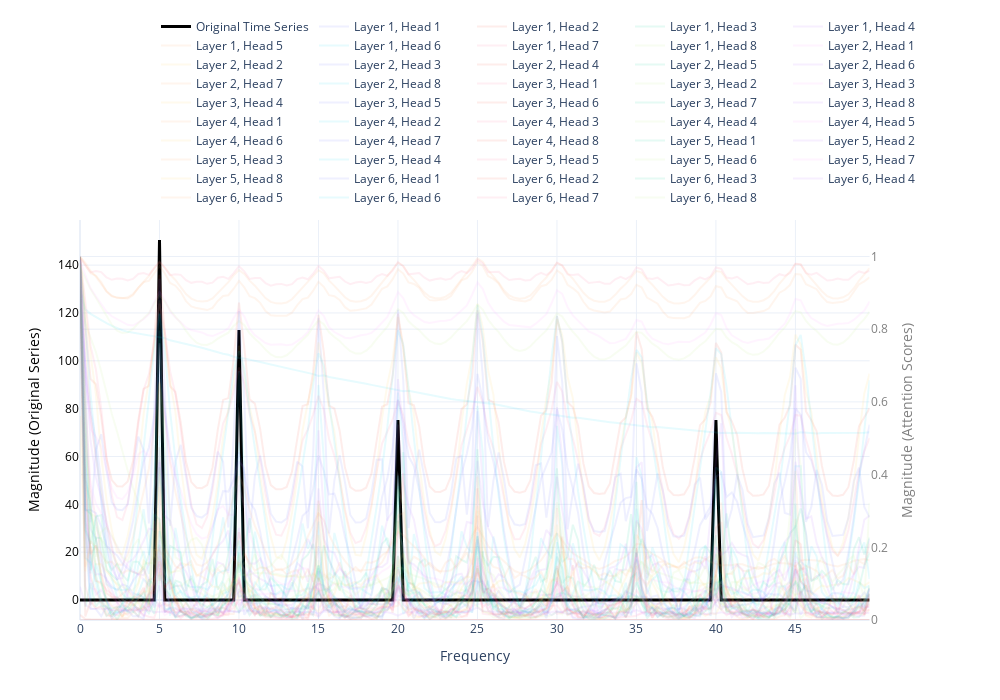
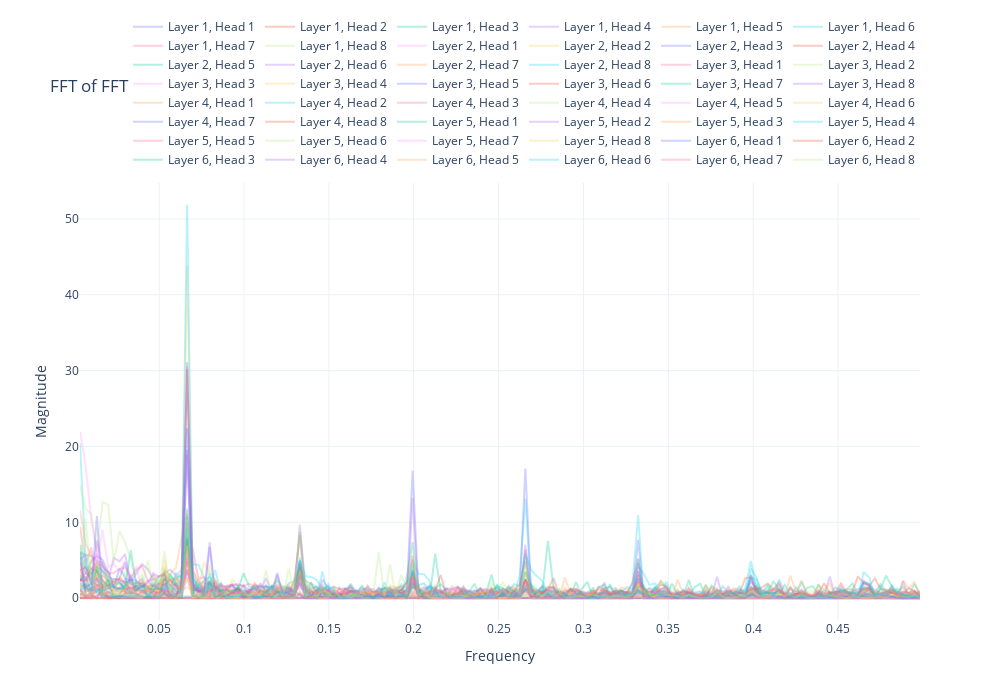

The notebook cell saved with these charts, in order:
### Code cell
# Perform Discrete Fourier Transform on the series data
fft_result = torch.fft.fft(series)
fft_magnitude = torch.abs(fft_result)

# Convert to numpy for plotting
frequencies = np.fft.fftfreq(len(series[0]), d=3/series.shape[1])
fft_magnitude_np = fft_magnitude[0].numpy()

# Create a new figure for plotting all FFTs
fig = go.Figure()

# Add the original series FFT
fig.add_trace(go.Scatter(
    x=frequencies[:len(frequencies)//2],  # Only plot positive frequencies
    y=fft_magnitude_np[:len(fft_magnitude_np)//2],  # Only plot positive frequencies
    mode='lines',
    name='Original Time Series',
    line=dict(width=3, color='black')
))

# Add FFTs for all attention scores using the attns variable
color_idx = 0
max_attn_fft = 0  # Track maximum attention FFT magnitude for scaling

# First pass to find the maximum attention FFT magnitude for scaling
for layer in attns.keys():
    layer_attns = attns[layer]  # Shape [8, 202]
    for head in range(layer_attns.shape[0]):
        # Get attention scores for this head
        attn_scores = layer_attns[head].cpu().float().numpy()
        
        # Perform FFT on attention scores
        attn_fft = np.fft.fft(attn_scores)
        attn_fft_magnitude = np.abs(attn_fft)
        
        # Update max value for scaling
        max_attn_fft = max(max_attn_fft, np.max(attn_fft_magnitude[:len(attn_fft_magnitude)//2]))

# Second pass to add the traces
for layer in attns.keys():
    layer_attns = attns[layer]  # Shape [8, 202]
    for head in range(layer_attns.shape[0]):
        # Get attention scores for this head
        attn_scores = layer_attns[head].cpu().float().numpy()
        
        # Perform FFT on attention scores
        attn_fft = np.fft.fft(attn_scores)
        attn_fft_magnitude = np.abs(attn_fft)
        
        # Get frequencies
        attn_frequencies = np.fft.fftfreq(len(attn_scores), d=3/series.shape[1])
        
        # Add to plot with secondary y-axis
        fig.add_trace(go.Scatter(
            x=attn_frequencies[:len(attn_frequencies)//2],  # Only positive frequencies
            y=attn_fft_magnitude[:len(attn_fft_magnitude)//2],
            mode='lines',
            name=f'Layer {layer+1}, Head {head+1}',
            line=dict(color=colors[color_idx % len(colors)]),
            opacity=0.1,
            yaxis='y2'  # Use secondary y-axis
        ))
        color_idx += 1

# Customize the layout with two y-axes
fig.update_layout(
    title="",
    xaxis=dict(
        title="Frequency",
        domain=[0, 0.94]
    ),
    yaxis=dict(
        title="Magnitude (Original Series)",
        color="black",
        tickfont=dict(color="black")
    ),
    yaxis2=dict(
        title="Magnitude (Attention Scores)",
        color="grey",
        tickfont=dict(color="grey"),
        anchor="x",
        overlaying="y",
        side="right",
        range=[0, max_attn_fft * 1.1]  # Scale appropriately based on max value
    ),
    template="plotly_white",
    legend=dict(
        orientation="h",
        yanchor="bottom",
        y=1.02,
        xanchor="right",
        x=1
    ),
    height=700,
    width=1000
)

# Display the plot
fig.show()

# Create a new figure for plotting double FFTs (FFT of FFT)
double_fft_fig = go.Figure()

color_idx = 0
max_double_fft = 0  # Track maximum double FFT magnitude for scaling

# First pass to find the maximum double FFT magnitude for scaling
for layer in attns.keys():
    layer_attns = attns[layer]
    for head in range(layer_attns.shape[0]):
        # Get attention scores for this head
        attn_scores = layer_attns[head].cpu().float().numpy()
        
        # Perform first FFT on attention scores
        attn_fft = np.fft.fft(attn_scores)
        
        # Perform second FFT on the magnitude of the first FFT
        double_fft = np.fft.fft(np.abs(attn_fft))
        double_fft_magnitude = np.abs(double_fft)
        
        # Update max value for scaling
        max_double_fft = max(max_double_fft, np.max(double_fft_magnitude[:len(double_fft_magnitude)//2]))

# Second pass to add the traces for double FFT
for layer in attns.keys():
    layer_attns = attns[layer]
    for head in range(layer_attns.shape[0]):
        # Get attention scores for this head
        attn_scores = layer_attns[head].cpu().float().numpy()
        
        # Perform first FFT on attention scores
        attn_fft = np.fft.fft(attn_scores)
        
        # Perform second FFT on the magnitude of the first FFT
        double_fft = np.fft.fft(np.abs(attn_fft))
        double_fft_magnitude = np.abs(double_fft)
        
        # Get frequencies for double FFT
        double_fft_frequencies = np.fft.fftfreq(len(double_fft), d=1)
        
        # Filter for frequencies > 0
        positive_freq_indices = double_fft_frequencies > 0
        
        # Add to plot (only frequencies > 0)
        double_fft_fig.add_trace(go.Scatter(
            x=double_fft_frequencies[positive_freq_indices],
            y=double_fft_magnitude[positive_freq_indices],
            mode='lines',
            name=f'Layer {layer+1}, Head {head+1}',
            line=dict(color=colors[color_idx % len(colors)]),
            opacity=0.3  # Set opacity to 0.3 as requested
        ))
        color_idx += 1

# Customize the layout for double FFT plot
double_fft_fig.update_layout(
    title="FFT of FFT",
    xaxis=dict(
        title="Frequency",
    ),
    yaxis=dict(
        title="Magnitude",
    ),
    template="plotly_white",
    legend=dict(
        orientation="h",
        yanchor="bottom",
        y=1.02,
        xanchor="right",
        x=1
    ),
    height=700,
    width=1000
)

# Display the double FFT plot
double_fft_fig.show()

### Figure 1 — Plotly figure (JSON) as saved in the notebook; plotly's stock layout.template omitted (floating-point values rounded to 4 significant figures; data arrays with more than 128 entries replaced by an {"elided": "..."} marker saying what was removed)
{"data": [{"line": {"color": "black", "width": 3}, "mode": "lines", "name": "Original Time Series", "type": "scatter", "x": {"elided": "150 float values"}, "y": {"elided": "150 float values"}}, {"line": {"color": "#636EFA"}, "mode": "lines", "name": "Layer 1, Head 1", "opacity": 0.1, "type": "scatter", "x": {"elided": "150 float values"}, "y": {"elided": "150 float values"}, "yaxis": "y2"}, {"line": {"color": "#EF553B"}, "mode": "lines", "name": "Layer 1, Head 2", "opacity": 0.1, "type": "scatter", "x": {"elided": "150 float values"}, "y": {"elided": "150 float values"}, "yaxis": "y2"}, {"line": {"color": "#00CC96"}, "mode": "lines", "name": "Layer 1, Head 3", "opacity": 0.1, "type": "scatter", "x": {"elided": "150 float values"}, "y": {"elided": "150 float values"}, "yaxis": "y2"}, {"line": {"color": "#AB63FA"}, "mode": "lines", "name": "Layer 1, Head 4", "opacity": 0.1, "type": "scatter", "x": {"elided": "150 float values"}, "y": {"elided": "150 float values"}, "yaxis": "y2"}, {"line": {"color": "#FFA15A"}, "mode": "lines", "name": "Layer 1, Head 5", "opacity": 0.1, "type": "scatter", "x": {"elided": "150 float values"}, "y": {"elided": "150 float values"}, "yaxis": "y2"}, {"line": {"color": "#19D3F3"}, "mode": "lines", "name": "Layer 1, Head 6", "opacity": 0.1, "type": "scatter", "x": {"elided": "150 float values"}, "y": {"elided": "150 float values"}, "yaxis": "y2"}, {"line": {"color": "#FF6692"}, "mode": "lines", "name": "Layer 1, Head 7", "opacity": 0.1, "type": "scatter", "x": {"elided": "150 float values"}, "y": {"elided": "150 float values"}, "yaxis": "y2"}, {"line": {"color": "#B6E880"}, "mode": "lines", "name": "Layer 1, Head 8", "opacity": 0.1, "type": "scatter", "x": {"elided": "150 float values"}, "y": {"elided": "150 float values"}, "yaxis": "y2"}, {"line": {"color": "#FF97FF"}, "mode": "lines", "name": "Layer 2, Head 1", "opacity": 0.1, "type": "scatter", "x": {"elided": "150 float values"}, "y": {"elided": "150 float values"}, "yaxis": "y2"}, {"line": {"color": "#FECB52"}, "mode": "lines", "name": "Layer 2, Head 2", "opacity": 0.1, "type": "scatter", "x": {"elided": "150 float values"}, "y": {"elided": "150 float values"}, "yaxis": "y2"}, {"line": {"color": "#636EFA"}, "mode": "lines", "name": "Layer 2, Head 3", "opacity": 0.1, "type": "scatter", "x": {"elided": "150 float values"}, "y": {"elided": "150 float values"}, "yaxis": "y2"}, {"line": {"color": "#EF553B"}, "mode": "lines", "name": "Layer 2, Head 4", "opacity": 0.1, "type": "scatter", "x": {"elided": "150 float values"}, "y": {"elided": "150 float values"}, "yaxis": "y2"}, {"line": {"color": "#00CC96"}, "mode": "lines", "name": "Layer 2, Head 5", "opacity": 0.1, "type": "scatter", "x": {"elided": "150 float values"}, "y": {"elided": "150 float values"}, "yaxis": "y2"}, {"line": {"color": "#AB63FA"}, "mode": "lines", "name": "Layer 2, Head 6", "opacity": 0.1, "type": "scatter", "x": {"elided": "150 float values"}, "y": {"elided": "150 float values"}, "yaxis": "y2"}, {"line": {"color": "#FFA15A"}, "mode": "lines", "name": "Layer 2, Head 7", "opacity": 0.1, "type": "scatter", "x": {"elided": "150 float values"}, "y": {"elided": "150 float values"}, "yaxis": "y2"}, {"line": {"color": "#19D3F3"}, "mode": "lines", "name": "Layer 2, Head 8", "opacity": 0.1, "type": "scatter", "x": {"elided": "150 float values"}, "y": {"elided": "150 float values"}, "yaxis": "y2"}, {"line": {"color": "#FF6692"}, "mode": "lines", "name": "Layer 3, Head 1", "opacity": 0.1, "type": "scatter", "x": {"elided": "150 float values"}, "y": {"elided": "150 float values"}, "yaxis": "y2"}, {"line": {"color": "#B6E880"}, "mode": "lines", "name": "Layer 3, Head 2", "opacity": 0.1, "type": "scatter", "x": {"elided": "150 float values"}, "y": {"elided": "150 float values"}, "yaxis": "y2"}, {"line": {"color": "#FF97FF"}, "mode": "lines", "name": "Layer 3, Head 3", "opacity": 0.1, "type": "scatter", "x": {"elided": "150 float values"}, "y": {"elided": "150 float values"}, "yaxis": "y2"}, {"line": {"color": "#FECB52"}, "mode": "lines", "name": "Layer 3, Head 4", "opacity": 0.1, "type": "scatter", "x": {"elided": "150 float values"}, "y": {"elided": "150 float values"}, "yaxis": "y2"}, {"line": {"color": "#636EFA"}, "mode": "lines", "name": "Layer 3, Head 5", "opacity": 0.1, "type": "scatter", "x": {"elided": "150 float values"}, "y": {"elided": "150 float values"}, "yaxis": "y2"}, {"line": {"color": "#EF553B"}, "mode": "lines", "name": "Layer 3, Head 6", "opacity": 0.1, "type": "scatter", "x": {"elided": "150 float values"}, "y": {"elided": "150 float values"}, "yaxis": "y2"}, {"line": {"color": "#00CC96"}, "mode": "lines", "name": "Layer 3, Head 7", "opacity": 0.1, "type": "scatter", "x": {"elided": "150 float values"}, "y": {"elided": "150 float values"}, "yaxis": "y2"}, {"line": {"color": "#AB63FA"}, "mode": "lines", "name": "Layer 3, Head 8", "opacity": 0.1, "type": "scatter", "x": {"elided": "150 float values"}, "y": {"elided": "150 float values"}, "yaxis": "y2"}, {"line": {"color": "#FFA15A"}, "mode": "lines", "name": "Layer 4, Head 1", "opacity": 0.1, "type": "scatter", "x": {"elided": "150 float values"}, "y": {"elided": "150 float values"}, "yaxis": "y2"}, {"line": {"color": "#19D3F3"}, "mode": "lines", "name": "Layer 4, Head 2", "opacity": 0.1, "type": "scatter", "x": {"elided": "150 float values"}, "y": {"elided": "150 float values"}, "yaxis": "y2"}, {"line": {"color": "#FF6692"}, "mode": "lines", "name": "Layer 4, Head 3", "opacity": 0.1, "type": "scatter", "x": {"elided": "150 float values"}, "y": {"elided": "150 float values"}, "yaxis": "y2"}, {"line": {"color": "#B6E880"}, "mode": "lines", "name": "Layer 4, Head 4", "opacity": 0.1, "type": "scatter", "x": {"elided": "150 float values"}, "y": {"elided": "150 float values"}, "yaxis": "y2"}, {"line": {"color": "#FF97FF"}, "mode": "lines", "name": "Layer 4, Head 5", "opacity": 0.1, "type": "scatter", "x": {"elided": "150 float values"}, "y": {"elided": "150 float values"}, "yaxis": "y2"}, {"line": {"color": "#FECB52"}, "mode": "lines", "name": "Layer 4, Head 6", "opacity": 0.1, "type": "scatter", "x": {"elided": "150 float values"}, "y": {"elided": "150 float values"}, "yaxis": "y2"}, {"line": {"color": "#636EFA"}, "mode": "lines", "name": "Layer 4, Head 7", "opacity": 0.1, "type": "scatter", "x": {"elided": "150 float values"}, "y": {"elided": "150 float values"}, "yaxis": "y2"}, {"line": {"color": "#EF553B"}, "mode": "lines", "name": "Layer 4, Head 8", "opacity": 0.1, "type": "scatter", "x": {"elided": "150 float values"}, "y": {"elided": "150 float values"}, "yaxis": "y2"}, {"line": {"color": "#00CC96"}, "mode": "lines", "name": "Layer 5, Head 1", "opacity": 0.1, "type": "scatter", "x": {"elided": "150 float values"}, "y": {"elided": "150 float values"}, "yaxis": "y2"}, {"line": {"color": "#AB63FA"}, "mode": "lines", "name": "Layer 5, Head 2", "opacity": 0.1, "type": "scatter", "x": {"elided": "150 float values"}, "y": {"elided": "150 float values"}, "yaxis": "y2"}, {"line": {"color": "#FFA15A"}, "mode": "lines", "name": "Layer 5, Head 3", "opacity": 0.1, "type": "scatter", "x": {"elided": "150 float values"}, "y": {"elided": "150 float values"}, "yaxis": "y2"}, {"line": {"color": "#19D3F3"}, "mode": "lines", "name": "Layer 5, Head 4", "opacity": 0.1, "type": "scatter", "x": {"elided": "150 float values"}, "y": {"elided": "150 float values"}, "yaxis": "y2"}, {"line": {"color": "#FF6692"}, "mode": "lines", "name": "Layer 5, Head 5", "opacity": 0.1, "type": "scatter", "x": {"elided": "150 float values"}, "y": {"elided": "150 float values"}, "yaxis": "y2"}, {"line": {"color": "#B6E880"}, "mode": "lines", "name": "Layer 5, Head 6", "opacity": 0.1, "type": "scatter", "x": {"elided": "150 float values"}, "y": {"elided": "150 float values"}, "yaxis": "y2"}, {"line": {"color": "#FF97FF"}, "mode": "lines", "name": "Layer 5, Head 7", "opacity": 0.1, "type": "scatter", "x": {"elided": "150 float values"}, "y": {"elided": "150 float values"}, "yaxis": "y2"}, {"line": {"color": "#FECB52"}, "mode": "lines", "name": "Layer 5, Head 8", "opacity": 0.1, "type": "scatter", "x": {"elided": "150 float values"}, "y": {"elided": "150 float values"}, "yaxis": "y2"}, {"line": {"color": "#636EFA"}, "mode": "lines", "name": "Layer 6, Head 1", "opacity": 0.1, "type": "scatter", "x": {"elided": "150 float values"}, "y": {"elided": "150 float values"}, "yaxis": "y2"}, {"line": {"color": "#EF553B"}, "mode": "lines", "name": "Layer 6, Head 2", "opacity": 0.1, "type": "scatter", "x": {"elided": "150 float values"}, "y": {"elided": "150 float values"}, "yaxis": "y2"}, {"line": {"color": "#00CC96"}, "mode": "lines", "name": "Layer 6, Head 3", "opacity": 0.1, "type": "scatter", "x": {"elided": "150 float values"}, "y": {"elided": "150 float values"}, "yaxis": "y2"}, {"line": {"color": "#AB63FA"}, "mode": "lines", "name": "Layer 6, Head 4", "opacity": 0.1, "type": "scatter", "x": {"elided": "150 float values"}, "y": {"elided": "150 float values"}, "yaxis": "y2"}, {"line": {"color": "#FFA15A"}, "mode": "lines", "name": "Layer 6, Head 5", "opacity": 0.1, "type": "scatter", "x": {"elided": "150 float values"}, "y": {"elided": "150 float values"}, "yaxis": "y2"}, {"line": {"color": "#19D3F3"}, "mode": "lines", "name": "Layer 6, Head 6", "opacity": 0.1, "type": "scatter", "x": {"elided": "150 float values"}, "y": {"elided": "150 float values"}, "yaxis": "y2"}, {"line": {"color": "#FF6692"}, "mode": "lines", "name": "Layer 6, Head 7", "opacity": 0.1, "type": "scatter", "x": {"elided": "150 float values"}, "y": {"elided": "150 float values"}, "yaxis": "y2"}, {"line": {"color": "#B6E880"}, "mode": "lines", "name": "Layer 6, Head 8", "opacity": 0.1, "type": "scatter", "x": {"elided": "150 float values"}, "y": {"elided": "150 float values"}, "yaxis": "y2"}], "layout": {"height": 700, "legend": {"orientation": "h", "x": 1, "xanchor": "right", "y": 1.02, "yanchor": "bottom"}, "title": {"text": ""}, "width": 1000, "xaxis": {"domain": [0, 0.94], "title": {"text": "Frequency"}}, "yaxis": {"color": "black", "tickfont": {"color": "black"}, "title": {"text": "Magnitude (Original Series)"}}, "yaxis2": {"anchor": "x", "color": "grey", "overlaying": "y", "range": [0, 1.1], "side": "right", "tickfont": {"color": "grey"}, "title": {"text": "Magnitude (Attention Scores)"}}}}

### Figure 2 — Plotly figure (JSON) as saved in the notebook; plotly's stock layout.template omitted (floating-point values rounded to 4 significant figures; data arrays with more than 128 entries replaced by an {"elided": "..."} marker saying what was removed)
{"data": [{"line": {"color": "#636EFA"}, "mode": "lines", "name": "Layer 1, Head 1", "opacity": 0.3, "type": "scatter", "x": {"elided": "150 float values"}, "y": {"elided": "150 float values"}}, {"line": {"color": "#EF553B"}, "mode": "lines", "name": "Layer 1, Head 2", "opacity": 0.3, "type": "scatter", "x": {"elided": "150 float values"}, "y": {"elided": "150 float values"}}, {"line": {"color": "#00CC96"}, "mode": "lines", "name": "Layer 1, Head 3", "opacity": 0.3, "type": "scatter", "x": {"elided": "150 float values"}, "y": {"elided": "150 float values"}}, {"line": {"color": "#AB63FA"}, "mode": "lines", "name": "Layer 1, Head 4", "opacity": 0.3, "type": "scatter", "x": {"elided": "150 float values"}, "y": {"elided": "150 float values"}}, {"line": {"color": "#FFA15A"}, "mode": "lines", "name": "Layer 1, Head 5", "opacity": 0.3, "type": "scatter", "x": {"elided": "150 float values"}, "y": {"elided": "150 float values"}}, {"line": {"color": "#19D3F3"}, "mode": "lines", "name": "Layer 1, Head 6", "opacity": 0.3, "type": "scatter", "x": {"elided": "150 float values"}, "y": {"elided": "150 float values"}}, {"line": {"color": "#FF6692"}, "mode": "lines", "name": "Layer 1, Head 7", "opacity": 0.3, "type": "scatter", "x": {"elided": "150 float values"}, "y": {"elided": "150 float values"}}, {"line": {"color": "#B6E880"}, "mode": "lines", "name": "Layer 1, Head 8", "opacity": 0.3, "type": "scatter", "x": {"elided": "150 float values"}, "y": {"elided": "150 float values"}}, {"line": {"color": "#FF97FF"}, "mode": "lines", "name": "Layer 2, Head 1", "opacity": 0.3, "type": "scatter", "x": {"elided": "150 float values"}, "y": {"elided": "150 float values"}}, {"line": {"color": "#FECB52"}, "mode": "lines", "name": "Layer 2, Head 2", "opacity": 0.3, "type": "scatter", "x": {"elided": "150 float values"}, "y": {"elided": "150 float values"}}, {"line": {"color": "#636EFA"}, "mode": "lines", "name": "Layer 2, Head 3", "opacity": 0.3, "type": "scatter", "x": {"elided": "150 float values"}, "y": {"elided": "150 float values"}}, {"line": {"color": "#EF553B"}, "mode": "lines", "name": "Layer 2, Head 4", "opacity": 0.3, "type": "scatter", "x": {"elided": "150 float values"}, "y": {"elided": "150 float values"}}, {"line": {"color": "#00CC96"}, "mode": "lines", "name": "Layer 2, Head 5", "opacity": 0.3, "type": "scatter", "x": {"elided": "150 float values"}, "y": {"elided": "150 float values"}}, {"line": {"color": "#AB63FA"}, "mode": "lines", "name": "Layer 2, Head 6", "opacity": 0.3, "type": "scatter", "x": {"elided": "150 float values"}, "y": {"elided": "150 float values"}}, {"line": {"color": "#FFA15A"}, "mode": "lines", "name": "Layer 2, Head 7", "opacity": 0.3, "type": "scatter", "x": {"elided": "150 float values"}, "y": {"elided": "150 float values"}}, {"line": {"color": "#19D3F3"}, "mode": "lines", "name": "Layer 2, Head 8", "opacity": 0.3, "type": "scatter", "x": {"elided": "150 float values"}, "y": {"elided": "150 float values"}}, {"line": {"color": "#FF6692"}, "mode": "lines", "name": "Layer 3, Head 1", "opacity": 0.3, "type": "scatter", "x": {"elided": "150 float values"}, "y": {"elided": "150 float values"}}, {"line": {"color": "#B6E880"}, "mode": "lines", "name": "Layer 3, Head 2", "opacity": 0.3, "type": "scatter", "x": {"elided": "150 float values"}, "y": {"elided": "150 float values"}}, {"line": {"color": "#FF97FF"}, "mode": "lines", "name": "Layer 3, Head 3", "opacity": 0.3, "type": "scatter", "x": {"elided": "150 float values"}, "y": {"elided": "150 float values"}}, {"line": {"color": "#FECB52"}, "mode": "lines", "name": "Layer 3, Head 4", "opacity": 0.3, "type": "scatter", "x": {"elided": "150 float values"}, "y": {"elided": "150 float values"}}, {"line": {"color": "#636EFA"}, "mode": "lines", "name": "Layer 3, Head 5", "opacity": 0.3, "type": "scatter", "x": {"elided": "150 float values"}, "y": {"elided": "150 float values"}}, {"line": {"color": "#EF553B"}, "mode": "lines", "name": "Layer 3, Head 6", "opacity": 0.3, "type": "scatter", "x": {"elided": "150 float values"}, "y": {"elided": "150 float values"}}, {"line": {"color": "#00CC96"}, "mode": "lines", "name": "Layer 3, Head 7", "opacity": 0.3, "type": "scatter", "x": {"elided": "150 float values"}, "y": {"elided": "150 float values"}}, {"line": {"color": "#AB63FA"}, "mode": "lines", "name": "Layer 3, Head 8", "opacity": 0.3, "type": "scatter", "x": {"elided": "150 float values"}, "y": {"elided": "150 float values"}}, {"line": {"color": "#FFA15A"}, "mode": "lines", "name": "Layer 4, Head 1", "opacity": 0.3, "type": "scatter", "x": {"elided": "150 float values"}, "y": {"elided": "150 float values"}}, {"line": {"color": "#19D3F3"}, "mode": "lines", "name": "Layer 4, Head 2", "opacity": 0.3, "type": "scatter", "x": {"elided": "150 float values"}, "y": {"elided": "150 float values"}}, {"line": {"color": "#FF6692"}, "mode": "lines", "name": "Layer 4, Head 3", "opacity": 0.3, "type": "scatter", "x": {"elided": "150 float values"}, "y": {"elided": "150 float values"}}, {"line": {"color": "#B6E880"}, "mode": "lines", "name": "Layer 4, Head 4", "opacity": 0.3, "type": "scatter", "x": {"elided": "150 float values"}, "y": {"elided": "150 float values"}}, {"line": {"color": "#FF97FF"}, "mode": "lines", "name": "Layer 4, Head 5", "opacity": 0.3, "type": "scatter", "x": {"elided": "150 float values"}, "y": {"elided": "150 float values"}}, {"line": {"color": "#FECB52"}, "mode": "lines", "name": "Layer 4, Head 6", "opacity": 0.3, "type": "scatter", "x": {"elided": "150 float values"}, "y": {"elided": "150 float values"}}, {"line": {"color": "#636EFA"}, "mode": "lines", "name": "Layer 4, Head 7", "opacity": 0.3, "type": "scatter", "x": {"elided": "150 float values"}, "y": {"elided": "150 float values"}}, {"line": {"color": "#EF553B"}, "mode": "lines", "name": "Layer 4, Head 8", "opacity": 0.3, "type": "scatter", "x": {"elided": "150 float values"}, "y": {"elided": "150 float values"}}, {"line": {"color": "#00CC96"}, "mode": "lines", "name": "Layer 5, Head 1", "opacity": 0.3, "type": "scatter", "x": {"elided": "150 float values"}, "y": {"elided": "150 float values"}}, {"line": {"color": "#AB63FA"}, "mode": "lines", "name": "Layer 5, Head 2", "opacity": 0.3, "type": "scatter", "x": {"elided": "150 float values"}, "y": {"elided": "150 float values"}}, {"line": {"color": "#FFA15A"}, "mode": "lines", "name": "Layer 5, Head 3", "opacity": 0.3, "type": "scatter", "x": {"elided": "150 float values"}, "y": {"elided": "150 float values"}}, {"line": {"color": "#19D3F3"}, "mode": "lines", "name": "Layer 5, Head 4", "opacity": 0.3, "type": "scatter", "x": {"elided": "150 float values"}, "y": {"elided": "150 float values"}}, {"line": {"color": "#FF6692"}, "mode": "lines", "name": "Layer 5, Head 5", "opacity": 0.3, "type": "scatter", "x": {"elided": "150 float values"}, "y": {"elided": "150 float values"}}, {"line": {"color": "#B6E880"}, "mode": "lines", "name": "Layer 5, Head 6", "opacity": 0.3, "type": "scatter", "x": {"elided": "150 float values"}, "y": {"elided": "150 float values"}}, {"line": {"color": "#FF97FF"}, "mode": "lines", "name": "Layer 5, Head 7", "opacity": 0.3, "type": "scatter", "x": {"elided": "150 float values"}, "y": {"elided": "150 float values"}}, {"line": {"color": "#FECB52"}, "mode": "lines", "name": "Layer 5, Head 8", "opacity": 0.3, "type": "scatter", "x": {"elided": "150 float values"}, "y": {"elided": "150 float values"}}, {"line": {"color": "#636EFA"}, "mode": "lines", "name": "Layer 6, Head 1", "opacity": 0.3, "type": "scatter", "x": {"elided": "150 float values"}, "y": {"elided": "150 float values"}}, {"line": {"color": "#EF553B"}, "mode": "lines", "name": "Layer 6, Head 2", "opacity": 0.3, "type": "scatter", "x": {"elided": "150 float values"}, "y": {"elided": "150 float values"}}, {"line": {"color": "#00CC96"}, "mode": "lines", "name": "Layer 6, Head 3", "opacity": 0.3, "type": "scatter", "x": {"elided": "150 float values"}, "y": {"elided": "150 float values"}}, {"line": {"color": "#AB63FA"}, "mode": "lines", "name": "Layer 6, Head 4", "opacity": 0.3, "type": "scatter", "x": {"elided": "150 float values"}, "y": {"elided": "150 float values"}}, {"line": {"color": "#FFA15A"}, "mode": "lines", "name": "Layer 6, Head 5", "opacity": 0.3, "type": "scatter", "x": {"elided": "150 float values"}, "y": {"elided": "150 float values"}}, {"line": {"color": "#19D3F3"}, "mode": "lines", "name": "Layer 6, Head 6", "opacity": 0.3, "type": "scatter", "x": {"elided": "150 float values"}, "y": {"elided": "150 float values"}}, {"line": {"color": "#FF6692"}, "mode": "lines", "name": "Layer 6, Head 7", "opacity": 0.3, "type": "scatter", "x": {"elided": "150 float values"}, "y": {"elided": "150 float values"}}, {"line": {"color": "#B6E880"}, "mode": "lines", "name": "Layer 6, Head 8", "opacity": 0.3, "type": "scatter", "x": {"elided": "150 float values"}, "y": {"elided": "150 float values"}}], "layout": {"height": 700, "legend": {"orientation": "h", "x": 1, "xanchor": "right", "y": 1.02, "yanchor": "bottom"}, "title": {"text": "FFT of FFT"}, "width": 1000, "xaxis": {"title": {"text": "Frequency"}}, "yaxis": {"title": {"text": "Magnitude"}}}}
